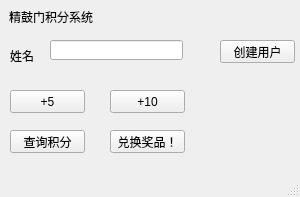
<?xml version="1.0" encoding="UTF-8"?>
<ui version="4.0">
 <class>MainWindow</class>
 <widget class="QMainWindow" name="MainWindow">
  <property name="geometry">
   <rect>
    <x>0</x>
    <y>0</y>
    <width>300</width>
    <height>197</height>
   </rect>
  </property>
  <property name="windowTitle">
   <string>MainWindow</string>
  </property>
  <widget class="QWidget" name="centralwidget">
   <widget class="QLineEdit" name="lineEdit">
    <property name="geometry">
     <rect>
      <x>50</x>
      <y>40</y>
      <width>133</width>
      <height>20</height>
     </rect>
    </property>
   </widget>
   <widget class="QLabel" name="label">
    <property name="geometry">
     <rect>
      <x>10</x>
      <y>0</y>
      <width>31</width>
      <height>111</height>
     </rect>
    </property>
    <property name="text">
     <string>姓名</string>
    </property>
   </widget>
   <widget class="QLabel" name="label_2">
    <property name="geometry">
     <rect>
      <x>9</x>
      <y>9</y>
      <width>84</width>
      <height>16</height>
     </rect>
    </property>
    <property name="text">
     <string>精鼓门积分系统</string>
    </property>
   </widget>
   <widget class="QPushButton" name="cjb">
    <property name="geometry">
     <rect>
      <x>220</x>
      <y>40</y>
      <width>75</width>
      <height>23</height>
     </rect>
    </property>
    <property name="text">
     <string>创建用户</string>
    </property>
   </widget>
   <widget class="QPushButton" name="jia5b">
    <property name="geometry">
     <rect>
      <x>10</x>
      <y>90</y>
      <width>75</width>
      <height>23</height>
     </rect>
    </property>
    <property name="text">
     <string>+5</string>
    </property>
   </widget>
   <widget class="QPushButton" name="jia10b">
    <property name="geometry">
     <rect>
      <x>110</x>
      <y>90</y>
      <width>75</width>
      <height>23</height>
     </rect>
    </property>
    <property name="text">
     <string>+10</string>
    </property>
   </widget>
   <widget class="QPushButton" name="xcb">
    <property name="geometry">
     <rect>
      <x>10</x>
      <y>130</y>
      <width>75</width>
      <height>23</height>
     </rect>
    </property>
    <property name="text">
     <string>查询积分</string>
    </property>
   </widget>
   <widget class="QPushButton" name="dhb">
    <property name="geometry">
     <rect>
      <x>110</x>
      <y>130</y>
      <width>75</width>
      <height>23</height>
     </rect>
    </property>
    <property name="text">
     <string>兑换奖品！</string>
    </property>
   </widget>
  </widget>
  <widget class="QStatusBar" name="statusbar"/>
 </widget>
 <resources/>
 <connections/>
</ui>
